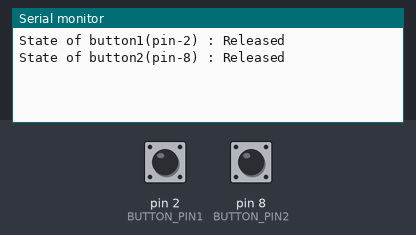
The program below on a simulated Teensy 3. Shown: the last lines printed to the serial monitor. Inputs (shaded band) come from the test bench; at power-on: pin 2 (BUTTON_PIN1) HIGH, pin 8 (BUTTON_PIN2) HIGH.

Above: at 3.2 s.
3.3 s: pin 2 (BUTTON_PIN1) pulled LOW for 0.15 s
At 3.44 s:
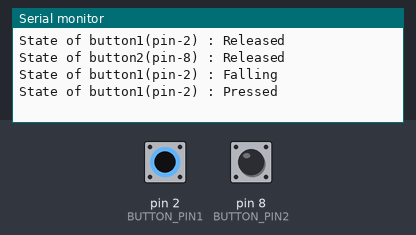
4.9 s: pin 8 (BUTTON_PIN2) pulled LOW for 0.15 s
At 5.5 s:
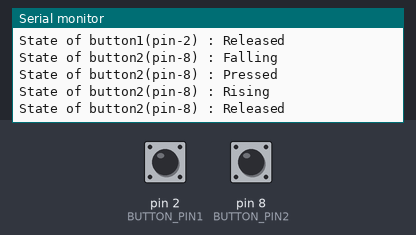

Measured:
- after the input at 3.3 s, the serial monitor: prints a new line at once (image 1)
- after the input at 4.9 s, the serial monitor: prints a new line at once (image 2)

The program:

main.cpp
```cpp
#include "debouncer.h"
#include "bsp.h"
#include <Arduino.h>
#include <IntervalTimer.h>

#define BUTTON_PIN1 2
#define BUTTON_PIN2 8

char state_str[][50] = {"Unknown state", "Pressed", "Released", "Falling", "Rising"};

static IntervalTimer timer;
void setup()
{
  pinMode(BUTTON_PIN1, INPUT_PULLUP);
  pinMode(BUTTON_PIN2, INPUT_PULLUP);
  debouncer_init(BUTTON_PIN1);
  debouncer_init(BUTTON_PIN2);
  timer.begin(debouncer_update, 3000); //debouncer_update is called every 3ms

  Serial.begin(9600);
  delay(2000);
}

void loop()
{
  static button_state state = STATE_UNKNOWN;
  static button_state prev_state1 = STATE_UNKNOWN;
  static button_state prev_state2 = STATE_UNKNOWN;
  state = debouncer_get_state(BUTTON_PIN1);
  if (state != prev_state1)
  {
    Serial.printf("State of button1(pin-%d) : %s\n", BUTTON_PIN1, state_str[state]);

    prev_state1 = state;
  }
  state = debouncer_get_state(BUTTON_PIN2);
  if (state != prev_state2)
  {
    Serial.printf("State of button2(pin-%d) : %s\n", BUTTON_PIN2, state_str[state]);
    prev_state2 = state;
  }
}
```
